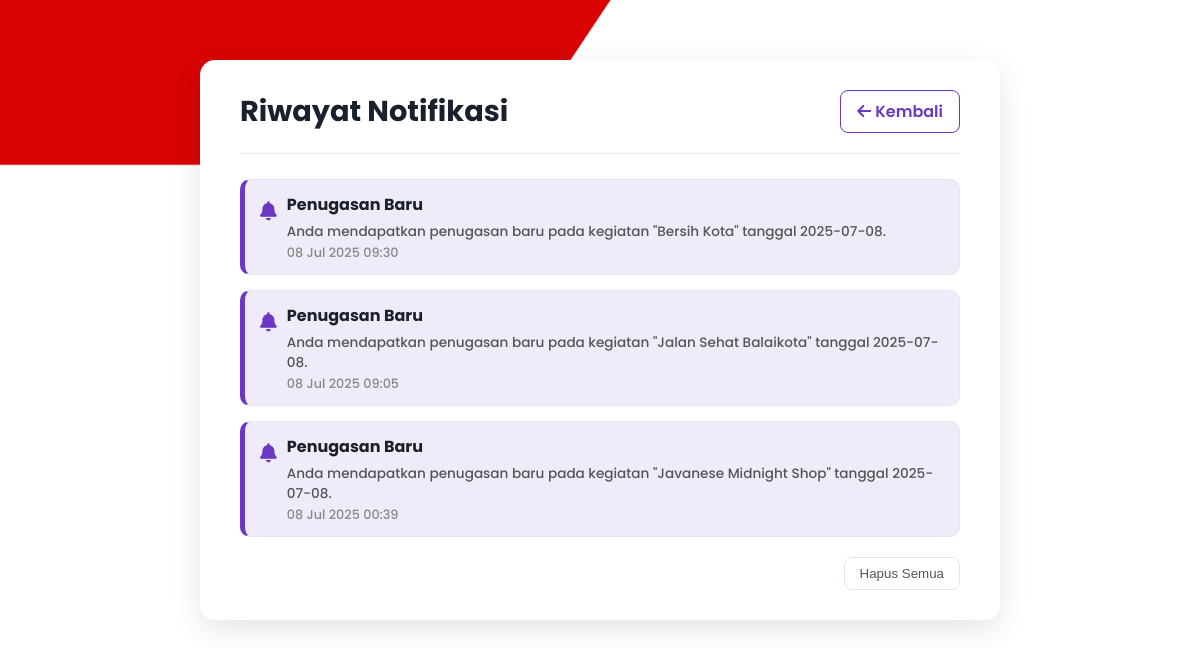
/riwayat-notifikasi.php (signed in), run on the app's committed database.
### tables this page shows
CREATE TABLE `notifikasi` (
  `id` int(11) NOT NULL,
  `id_user` int(11) NOT NULL,
  `judul` varchar(255) NOT NULL,
  `pesan` text NOT NULL,
  `tanggal_kirim` datetime NOT NULL DEFAULT current_timestamp(),
  `status` enum('belum_terbaca','terbaca') NOT NULL DEFAULT 'belum_terbaca',
  `user_id` int(11) DEFAULT NULL,
  `status_baca` varchar(20) DEFAULT 'belum_terbaca',
  `created_at` datetime DEFAULT current_timestamp()
);

### riwayat-notifikasi.php (the view, shortened to what this page needs)
<?php
require_once 'config/db.php';
$user_id = $_SESSION['user_id'];
$role = $_SESSION['role'] ?? 'guest';
switch ($role) {
    case 'koordinator':
        $back_url = 'dashboard-koordinator.php';
        break;
}
$per_page = 10;
$page = isset($_GET['page']) ? max(1, intval($_GET['page'])) : 1;
$offset = ($page - 1) * $per_page;
$stmt = $conn->prepare("SELECT id, judul, pesan, created_at, status_baca FROM notifikasi WHERE user_id = ? ORDER BY created_at DESC LIMIT ? OFFSET ?");
$stmt->bind_param("iii", $user_id, $per_page, $offset);
$stmt->execute();
$result = $stmt->get_result();
$notifications = $result->fetch_all(MYSQLI_ASSOC);
?>
<!DOCTYPE html>
<html lang="id">
<head>
    <link rel="stylesheet" href="https://cdnjs.cloudflare.com/ajax/libs/font-awesome/6.1.1/css/all.min.css">
</head>
<body class="bg-image">
    <div class="detail-container">
        <div class="detail-card">
            <div class="card-header">
                <h2>Riwayat Notifikasi</h2>
                <a href="<?= $back_url ?>" class="back-button"><i class="fas fa-arrow-left"></i> Kembali</a>
            </div>
            <div class="notification-list">
                <?php if (empty($notifications)): ?>
                    <div class="empty-state">
                        <i class="fas fa-bell-slash"></i>
                        <p>Tidak ada notifikasi saat ini.</p>
                    </div>
                <?php else: ?>
                    <?php foreach ($notifications as $notif): ?>
                        <div class="notification-item<?= $notif['status_baca'] === 'belum_terbaca' ? ' unread' : '' ?>">
                            <div class="notification-icon">
                                <i class="fa-solid fa-bell"></i>
                            </div>
                            <div class="notification-content">
                                <h3><?= htmlspecialchars($notif['judul']) ?></h3>
                                <p><?= htmlspecialchars($notif['pesan']) ?></p>
                                <div class="notification-date"><?= date('d M Y H:i', strtotime($notif['created_at'])) ?></div>
                            </div>
                        </div>
                    <?php endforeach; ?>
                <?php endif; ?>
            </div>
            <?php if (!empty($notifications)): ?>
                <div class="action-buttons">
                    <form method="post" style="display:inline;">
                        <button type="submit" name="delete_all" class="action-button" onclick="return confirm('Hapus semua notifikasi?')">Hapus Semua</button>
                    </form>
                </div>
            <?php endif; ?>
        </div>
    </div>
</body>
</html>

### riwayat-notifikasi.php (style rules this page uses)
:root { --primary-color: #6A38C2; --dark-text: #1a202c; --light-text: #555; --border-color: #e2e8f0; --unread-bg: #f0ebf9; }
body, html { margin:0; padding:0; font-family:'Poppins',sans-serif; background-size:cover; background-position:center; background-repeat:no-repeat; display:flex; justify-content:center; align-items:flex-start; min-height:100vh; padding:20px 0; }
.bg-image { background-image:url('bg.png'); background-size:cover; background-position:center; background-repeat:no-repeat; width:100%; height:100%; }
.detail-container { width:100%; max-width:800px; padding:20px; }
.detail-card { background-color:#fff; border-radius:15px; box-shadow:0 10px 30px rgba(0,0,0,0.1); padding:30px 40px; }
.card-header { display:flex; justify-content:space-between; align-items:center; border-bottom:1px solid var(--border-color); padding-bottom:20px; margin-bottom:25px; }
.card-header h2 { margin:0; font-size:1.8rem; color:var(--dark-text); }
.back-button { background-color:transparent; color:var(--primary-color); padding:8px 16px; border-radius:8px; text-decoration:none; font-weight:600; border:1px solid var(--primary-color); transition:all 0.3s; }
.notification-list { display:flex; flex-direction:column; gap:15px; }
.notification-item { display:flex; align-items:flex-start; gap:10px; padding:12px 15px; border:1px solid var(--border-color); border-radius:10px; }
.notification-item.unread { background-color:var(--unread-bg); border-left:5px solid var(--primary-color); font-weight:500; }
.notification-icon { font-size:1.2rem; color:var(--primary-color); margin-top:5px; }
.notification-content h3 { margin:0 0 5px 0; font-size:1rem; color:var(--dark-text); }
.notification-content p { margin:0; color:var(--light-text); font-size:0.85rem; }
.notification-date { font-size:0.8rem; color:#888; margin-top:2px; }
.action-buttons { display:flex; justify-content:flex-end; gap:10px; margin-top:20px; }
.action-button { background-color:#fff; border:1px solid var(--border-color); color:var(--light-text); padding:8px 15px; border-radius:8px; cursor:pointer; transition:background-color 0.3s; }

### data on the page
notifikasi: judul "Penugasan Baru", pesan "Anda mendapatkan penugasan baru pada kegiatan \"Bersih Kota\" tanggal 2025-07-08.", created_at "08 Jul 2025 09:30"
notifikasi: judul "Penugasan Baru", pesan "Anda mendapatkan penugasan baru pada kegiatan \"Jalan Sehat Balaikota\" tanggal 2025-07-08.", created_at "08 Jul 2025 09:05"
notifikasi: judul "Penugasan Baru", pesan "Anda mendapatkan penugasan baru pada kegiatan \"Javanese Midnight Shop\" tanggal 2025-07-08.", created_at "08 Jul 2025 00:39"
